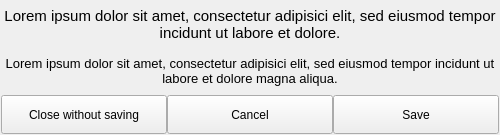
<?xml version="1.0" encoding="UTF-8"?>
<ui version="4.0">
 <class>kbvQuestionBoxClass</class>
 <widget class="QWidget" name="kbvQuestionBoxClass">
  <property name="windowModality">
   <enum>Qt::ApplicationModal</enum>
  </property>
  <property name="geometry">
   <rect>
    <x>0</x>
    <y>0</y>
    <width>500</width>
    <height>135</height>
   </rect>
  </property>
  <property name="sizePolicy">
   <sizepolicy hsizetype="MinimumExpanding" vsizetype="MinimumExpanding">
    <horstretch>0</horstretch>
    <verstretch>0</verstretch>
   </sizepolicy>
  </property>
  <property name="minimumSize">
   <size>
    <width>500</width>
    <height>135</height>
   </size>
  </property>
  <property name="maximumSize">
   <size>
    <width>600</width>
    <height>200</height>
   </size>
  </property>
  <property name="toolTip">
   <string notr="true"/>
  </property>
  <layout class="QGridLayout" name="gridLayout">
   <property name="leftMargin">
    <number>1</number>
   </property>
   <property name="topMargin">
    <number>1</number>
   </property>
   <property name="rightMargin">
    <number>1</number>
   </property>
   <property name="bottomMargin">
    <number>1</number>
   </property>
   <property name="horizontalSpacing">
    <number>6</number>
   </property>
   <property name="verticalSpacing">
    <number>1</number>
   </property>
   <item row="0" column="0">
    <layout class="QHBoxLayout" name="horizontalLayout1">
     <item>
      <layout class="QVBoxLayout" name="verticalLayout1">
       <property name="spacing">
        <number>0</number>
       </property>
       <item>
        <widget class="QLabel" name="lblCaption">
         <property name="sizePolicy">
          <sizepolicy hsizetype="MinimumExpanding" vsizetype="MinimumExpanding">
           <horstretch>0</horstretch>
           <verstretch>0</verstretch>
          </sizepolicy>
         </property>
         <property name="minimumSize">
          <size>
           <width>342</width>
           <height>39</height>
          </size>
         </property>
         <property name="font">
          <font>
           <pointsize>11</pointsize>
          </font>
         </property>
         <property name="text">
          <string notr="true">Lorem ipsum dolor sit amet, consectetur adipisici elit, sed eiusmod tempor incidunt ut labore et dolore.</string>
         </property>
         <property name="alignment">
          <set>Qt::AlignCenter</set>
         </property>
         <property name="wordWrap">
          <bool>true</bool>
         </property>
         <property name="margin">
          <number>2</number>
         </property>
        </widget>
       </item>
       <item>
        <widget class="QLabel" name="lblText">
         <property name="sizePolicy">
          <sizepolicy hsizetype="MinimumExpanding" vsizetype="MinimumExpanding">
           <horstretch>0</horstretch>
           <verstretch>0</verstretch>
          </sizepolicy>
         </property>
         <property name="minimumSize">
          <size>
           <width>342</width>
           <height>39</height>
          </size>
         </property>
         <property name="font">
          <font>
           <pointsize>10</pointsize>
          </font>
         </property>
         <property name="text">
          <string notr="true">Lorem ipsum dolor sit amet, consectetur adipisici elit, sed eiusmod tempor incidunt ut labore et dolore magna aliqua.</string>
         </property>
         <property name="alignment">
          <set>Qt::AlignCenter</set>
         </property>
         <property name="wordWrap">
          <bool>true</bool>
         </property>
         <property name="margin">
          <number>2</number>
         </property>
        </widget>
       </item>
      </layout>
     </item>
    </layout>
   </item>
   <item row="1" column="0">
    <layout class="QHBoxLayout" name="horizontalLayout2">
     <property name="spacing">
      <number>0</number>
     </property>
     <item>
      <widget class="QPushButton" name="leftButton">
       <property name="sizePolicy">
        <sizepolicy hsizetype="MinimumExpanding" vsizetype="Fixed">
         <horstretch>0</horstretch>
         <verstretch>0</verstretch>
        </sizepolicy>
       </property>
       <property name="minimumSize">
        <size>
         <width>69</width>
         <height>39</height>
        </size>
       </property>
       <property name="toolTip">
        <string notr="true">Close and discard all modifications</string>
       </property>
       <property name="text">
        <string notr="true">Close without saving</string>
       </property>
       <property name="shortcut">
        <string notr="true"/>
       </property>
      </widget>
     </item>
     <item>
      <widget class="QPushButton" name="middleButton">
       <property name="sizePolicy">
        <sizepolicy hsizetype="MinimumExpanding" vsizetype="Fixed">
         <horstretch>0</horstretch>
         <verstretch>0</verstretch>
        </sizepolicy>
       </property>
       <property name="minimumSize">
        <size>
         <width>69</width>
         <height>39</height>
        </size>
       </property>
       <property name="toolTip">
        <string notr="true">Cancel dialog</string>
       </property>
       <property name="text">
        <string notr="true">Cancel</string>
       </property>
       <property name="shortcut">
        <string notr="true"/>
       </property>
       <property name="autoDefault">
        <bool>true</bool>
       </property>
      </widget>
     </item>
     <item>
      <widget class="QPushButton" name="rightButton">
       <property name="enabled">
        <bool>true</bool>
       </property>
       <property name="sizePolicy">
        <sizepolicy hsizetype="MinimumExpanding" vsizetype="Fixed">
         <horstretch>0</horstretch>
         <verstretch>0</verstretch>
        </sizepolicy>
       </property>
       <property name="minimumSize">
        <size>
         <width>69</width>
         <height>39</height>
        </size>
       </property>
       <property name="toolTip">
        <string notr="true">Save all modifications</string>
       </property>
       <property name="text">
        <string notr="true">Save</string>
       </property>
       <property name="shortcut">
        <string notr="true"/>
       </property>
       <property name="autoDefault">
        <bool>false</bool>
       </property>
      </widget>
     </item>
    </layout>
   </item>
  </layout>
 </widget>
 <resources/>
 <connections/>
</ui>
